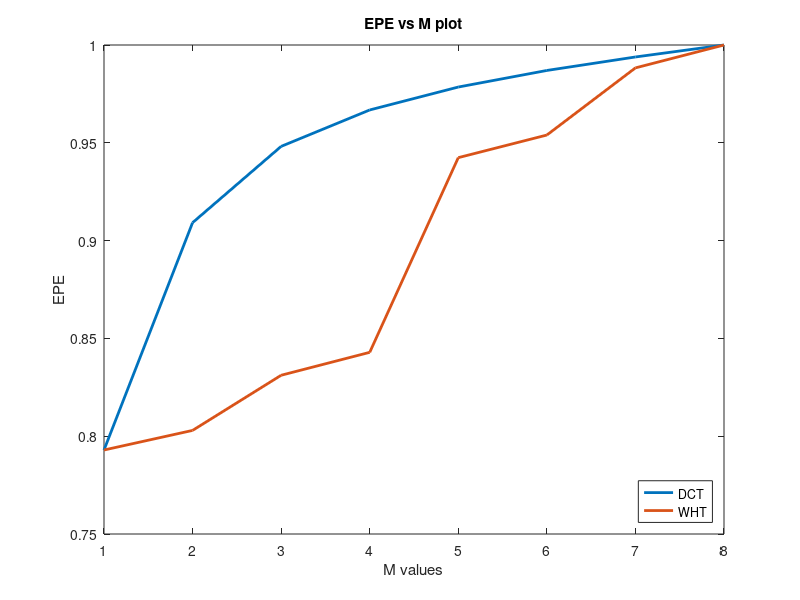
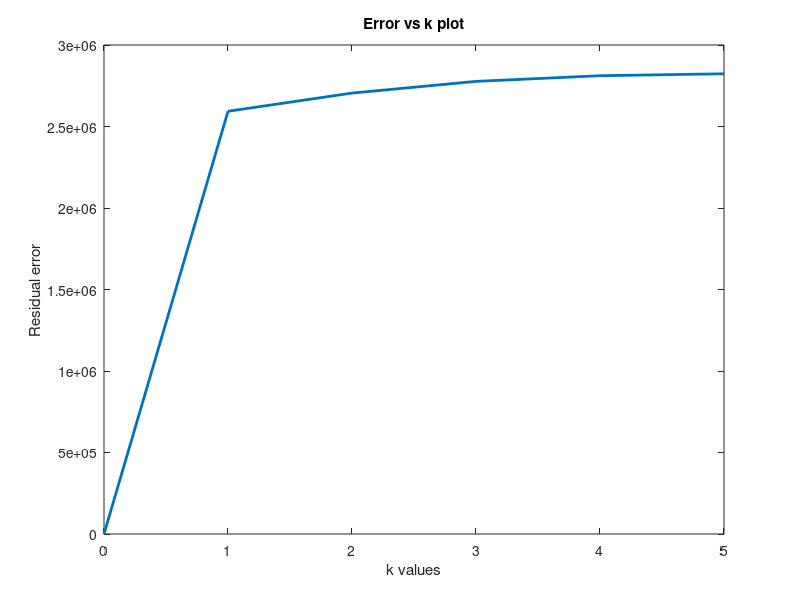

Here is the MATLAB script that generated these plots, in order:
%{
************************************************************************************
EE5175: Image signal processing - Lab 09 MATLAB code
Author: V. Ruban Vishnu Pandian (EE19B138)
Date: 01/04/2023
Note: Ensure all the source images are present in the present working 
directory and the Image processing toolbox is installed.
************************************************************************************
%}

%% Lab 9: DCT, Walsh-Hadamard transform and SVD

clear;
close all;

%% Question - 1

N = 8;
rho = 0.91;           % N and rho values 

inds = 0:N-1;
row = rho.^inds;
R = toeplitz(row);    % Covariance matrix for given Markov-1 process

[R_eig,D_eig] = eig(R); % Eigenvalue decomposition of R

% For loop to create the DCT matrix as asked
DCT_matrix = zeros(N,N);
DCT_matrix(1,:) = ones(1,N)/sqrt(2);
for k=1:N-1
    for n=0:N-1
        DCT_matrix(k+1,n+1) = cos(pi*(2*n+1)*k/(2*N));
    end
end
DCT_matrix = DCT_matrix*sqrt(2/N);

H = [1 1; 1 -1]/sqrt(2);         % Walsh-Hadamard transform matrix
WHT_matrix = kron(kron(H,H),H);  % of order 8 is created 

% Unitary transformations applied on the covariance matrix
R_DCT = DCT_matrix*R*DCT_matrix';
R_WHT = WHT_matrix*R*WHT_matrix';

EPE_DCT = zeros(1,N);   % Arrays to store the energy packing efficiency 
EPE_WHT = zeros(1,N);   % (EPE) values for different M values   
val = 0;
val_DCT = 0;
val_WHT = 0;
val_abs = 0;
val_DCT_abs = 0;
val_WHT_abs = 0;

% For loop to compute EPE values for different M values
for i=1:N
	val = val+R(i,i);
    val_abs = val_abs+abs(R(i,i));
	val_DCT = val_DCT+R_DCT(i,i);
	val_WHT = val_WHT+R_WHT(i,i);
    val_DCT_abs = val_DCT_abs+abs(R_DCT(i,i));
	val_WHT_abs = val_WHT_abs+abs(R_WHT(i,i));

	EPE_DCT(i) = val_DCT;
	EPE_WHT(i) = val_WHT;
end

EPE_DCT = EPE_DCT/val_DCT;
EPE_WHT = EPE_WHT/val_WHT;

% Data decorrelation efficiency (DDE) computed for both the 
% transforms
DDE_DCT = 1-((sum(sum(abs(R_DCT)))-val_DCT_abs)/(sum(sum(abs(R)))-val_abs));
DDE_WHT = 1-((sum(sum(abs(R_WHT)))-val_WHT_abs)/(sum(sum(abs(R)))-val_abs));

% Plot of EPE vs M
figure(1)
plot(1:N,EPE_DCT,'LineWidth',2)
hold on
plot(1:N,EPE_WHT,'LineWidth',2)
xlabel("M values")
ylabel("EPE")
title("EPE vs M plot")
legend('DCT','WHT','Location','Southeast')

%% Question - 2

beta_sq = (1-(rho*rho))/(1+(rho*rho));
alpha = rho/(1+(rho*rho));    % Formulae for alpha and beta squared

Q_est = beta_sq*(R\eye(N));   % Inverse of R scaled with beta squared
Q_act = zeros(N,N);           % Tri-diagonal matrix with alpha as given

Q_act(1,1) = 1-alpha;
Q_act(1,2) = -alpha;
Q_act(N,N-1) = -alpha;
Q_act(N,N) = 1-alpha;

for i=2:N-1
	Q_act(i,i-1) = -alpha;
	Q_act(i,i) = 1;
	Q_act(i,i+1) = -alpha;    % Tri-diagonal Q matrix created
end

% DCT transform applied on both the Q matrices as asked
Q_est_diag = DCT_matrix*Q_est*DCT_matrix';
Q_act_diag = DCT_matrix*Q_act*DCT_matrix';

%% Question - 3

load('imageFile.mat')         % Input image loaded

g_gt = g*g';
gt_g = g'*g;              

[A,D1] = eig(g_gt,'vector');  % A,B matrices obtained using 
[B,D2] = eig(gt_g,'vector');  % eigen decomposition

D = sort(D1,'descend');       % Eigenvalues sorted in descending order
thr = 1e-10;
P = N;

% For loop to re-assign zero eigenvalues and compute rank
for i=1:N
    if D(i)<thr
        D(i)=0;                 
        P = P-1;              
    end
end

D = D(1:P);
sing = sqrt(D);
A_vecs = zeros(N,P);
B_vecs = zeros(N,P);

% For loop to obtain column vectors of A and B arranged in 
% descending order of singular values
for i=1:P
    [~,ind1] = min(abs(D1-D(i)));
    [~,ind2] = min(abs(D2-D(i)));
    a_vec = A(:,ind1);
    b_vec = B(:,ind2);

    vec1 = g*b_vec;
    vec2 = sing(i)*a_vec;
    sign = mean(vec1./vec2);

    A_vecs(:,i) = a_vec;
    B_vecs(:,i) = sign*b_vec;
end

% Image reconstructed using A, B and singular value matrix as asked
g_rec = A_vecs*diag(sing)*B_vecs';

%% Question - 4

error_obs = zeros(1,P+1);   % Array to store the squared errors
error_calc = zeros(1,P+1);  % Array to store the sum of square of singular values 
sum_eig = 0;

g_im = mat2gray(g);
imwrite(g_im,'g.png');      % Input image stored as .png file

for i=1:P
    % Image reconstructed by eliminating one eigenvalue at once
    g_est = A_vecs(:,i+1:P)*diag(sing(i+1:P))*B_vecs(:,i+1:P)';
    sum_eig = sum_eig + (sing(i)^2);  % Sum of square of singular values

    % Low rank image stored for each iteration
    g_est_im = mat2gray(g_est);
    imwrite(g_est_im,strcat('g_est_',num2str(i),'.png'));

    % Error computed directly and using sum of square of singular values
    error_obs(i+1) = norm(g-g_est,"fro")^2;
    error_calc(i+1) = sum_eig;
end

% Plot of error against k (First k singular values are removed)
figure(2)
plot(0:P,error_obs,'LineWidth',2)
xlabel("k values")
ylabel("Residual error")
title("Error vs k plot")